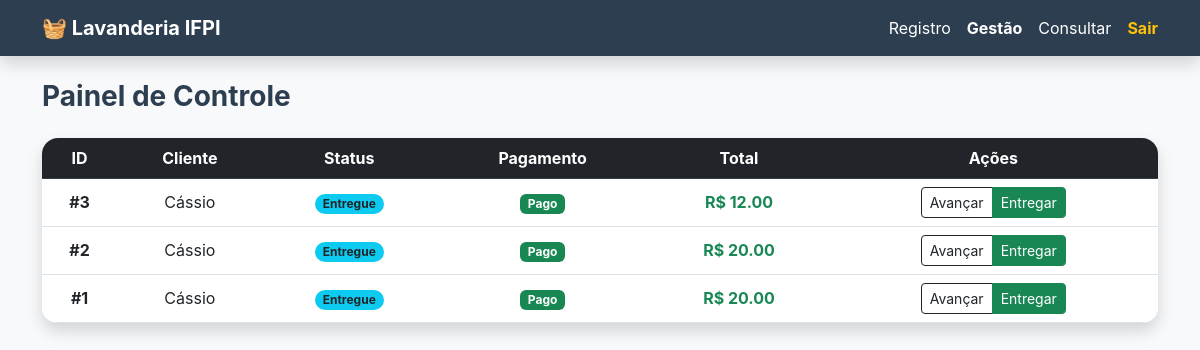
The app's page /gestao with its own data.
### tables this page shows
CREATE TABLE pedidos (
            id INTEGER PRIMARY KEY AUTOINCREMENT,
            cliente_id INTEGER NOT NULL,
            valor_bruto REAL NOT NULL,
            desconto REAL NOT NULL,
            valor_liquido REAL NOT NULL,
            status TEXT NOT NULL,
            status_pagamento TEXT NOT NULL,
            forma_pagamento TEXT,
            FOREIGN KEY (cliente_id) REFERENCES clientes(id)
        );

CREATE TABLE clientes (
            id INTEGER PRIMARY KEY AUTOINCREMENT,
            nome TEXT NOT NULL,
            cpf TEXT UNIQUE NOT NULL,
            telefone TEXT UNIQUE NOT NULL,
            endereco TEXT
        );

### app.py (the view)
@app.route('/gestao')
def gestao():
    conn = db.get_db()
    pedidos = conn.execute("SELECT p.*, c.nome as cliente_nome FROM pedidos p JOIN clientes c ON p.cliente_id = c.id ORDER BY p.id DESC").fetchall()
    conn.close()
    return render_template('gestao.html', pedidos=pedidos)

### database.py (called while the page is built)
def get_db():
    conn = sqlite3.connect(DB_NAME)
    conn.row_factory = sqlite3.Row
    return conn

### templates/gestao.html (shortened to what this page needs)
<!DOCTYPE html>
<html lang="pt-br">
  <head>
    <link
      href="https://cdn.jsdelivr.net/npm/bootstrap@5.3.0/dist/css/bootstrap.min.css"
      rel="stylesheet"
    />
    <link
      rel="stylesheet"
      href="{{ url_for('static', filename='css/style.css') }}"
    />
  </head>
  <body class="bg-light">
    <nav
      class="navbar navbar-dark mb-4 shadow"
      style="background-color: #2c3e50"
    >
      <div class="container">
        <span class="navbar-brand fw-bold">🧺 Lavanderia IFPI</span>
        <div class="navbar-nav d-flex flex-row gap-3">
          <a class="nav-link text-white" href="/registro">Registro</a>
          <a class="nav-link active fw-bold text-white" href="/gestao"
            >Gestão</a
          >
          <a class="nav-link text-white" href="/consulta">Consultar</a>
          <a class="nav-link text-warning fw-bold" href="/">Sair</a>
        </div>
      </div>
    </nav>
    <div class="container">
      <h3 class="mb-4 fw-bold" style="color: #2c3e50">Painel de Controle</h3>
      <div class="card shadow border-0 rounded-4 overflow-hidden text-center">
        <table class="table table-hover mb-0">
          <thead class="table-dark">
            <tr>
              <th>ID</th>
              <th>Cliente</th>
              <th>Status</th>
              <th>Pagamento</th>
              <th>Total</th>
              <th>Ações</th>
            </tr>
          </thead>
          <tbody class="bg-white">
            {% if pedidos %} {% for p in pedidos %}
            <tr class="align-middle">
              <td class="fw-bold">#{{ p.id }}</td>
              <td>{{ p.cliente_nome }}</td>
              <td>
                <span class="badge rounded-pill bg-info text-dark"
                  >{{ p.status }}</span
                >
              </td>
              <td>
                <span
                  class="badge {% if p.status_pagamento == 'Pago' %}bg-success{% else %}bg-warning text-dark{% endif %}"
                  >{{ p.status_pagamento }}</span
                >
              </td>
              <td class="text-success fw-bold">
                R$ {{ "%.2f"|format(p.valor_liquido) }}
              </td>
              <td>
                <div class="btn-group">
                  <a
                    href="/atualizar/{{ p.id }}"
                    class="btn btn-sm btn-outline-dark"
                    >Avançar</a
                  >
                  <a href="/entregar/{{ p.id }}" class="btn btn-sm btn-success"
                    >Entregar</a
                  >
                </div>
              </td>
            </tr>
            {% endfor %} {% else %}
            <tr>
              <td colspan="6" class="py-5 text-muted">
                Nenhum pedido registrado.
              </td>
            </tr>
            {% endif %}
          </tbody>
        </table>
      </div>
    </div>
  </body>
</html>

### static/css/style.css (style rules this page uses)
:root { --ifpi-primary: #2ecc71; --ifpi-dark: #2c3e50; --bg-light: #f4f7f9; }
body { font-family: "Inter", -apple-system, sans-serif; background-color: var(--bg-light); color: var(--ifpi-dark); }
.navbar { background-color: var(--ifpi-dark) !important; box-shadow: 0 2px 15px rgba(0, 0, 0, 0.1); }
.card { border: none; border-radius: 16px; box-shadow: 0 8px 30px rgba(0, 0, 0, 0.04); background: #ffffff; }

### records on screen
pedidos: id "3", cliente_nome "Cássio", status "Entregue", status_pagamento "Pago", valor_liquido "12.00"
pedidos: id "2", cliente_nome "Cássio", status "Entregue", status_pagamento "Pago", valor_liquido "20.00"
pedidos: id "1", cliente_nome "Cássio", status "Entregue", status_pagamento "Pago", valor_liquido "20.00"
